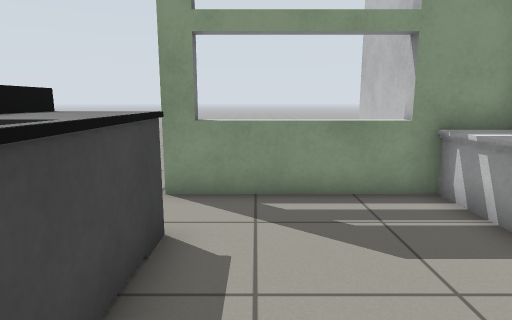
[1] (above)

13 first-person views from a walk through a Gazebo world. The camera is 0.94 m above the floor, tilts 10° down and sees 75° across. The lines on the ground mark 1 m squares. The floor is counted in squares, 0.5 m on a side. Each view is taken from the middle of a square. On the plan, view 1 faces up. The plan holds only what a view shows up to about 17 squares ahead; the rest is blank.

[2]
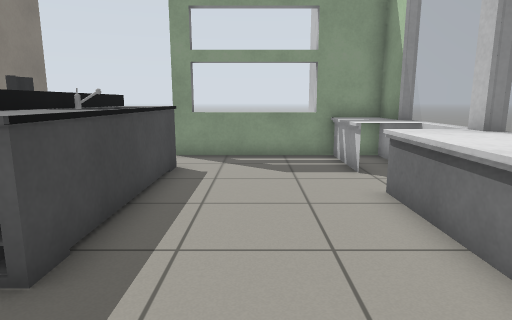

[3]
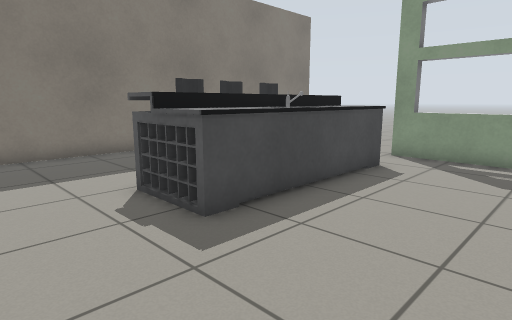

[4]
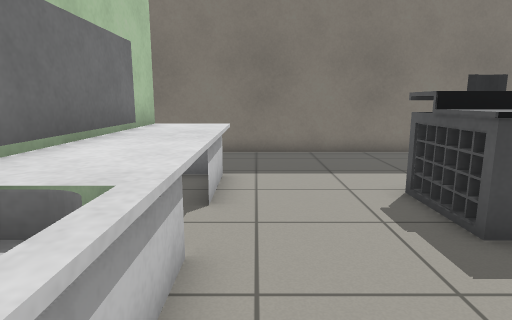

[5]
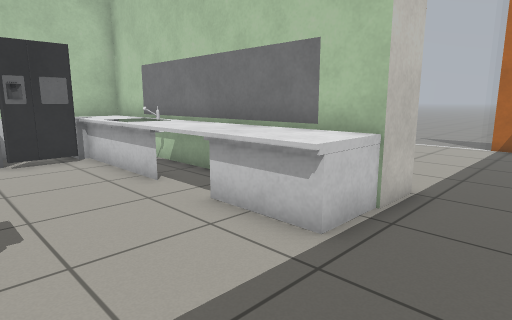

[6]
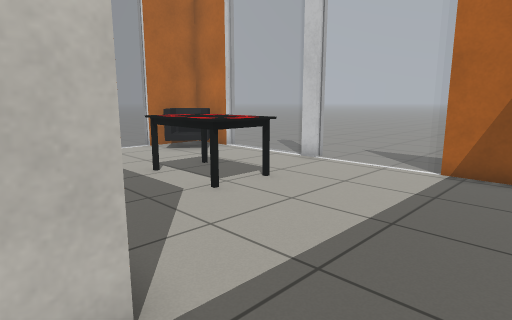

[7]
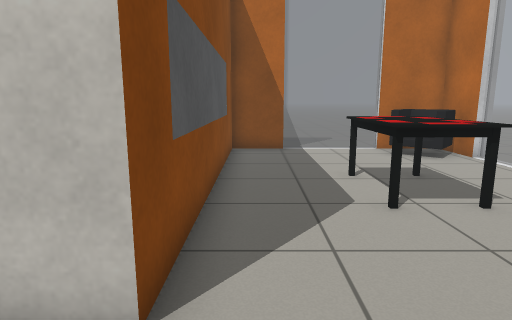

[8]
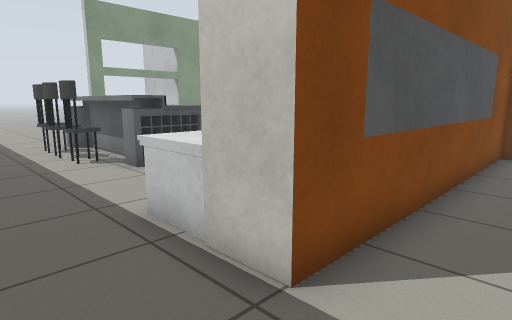

[9]
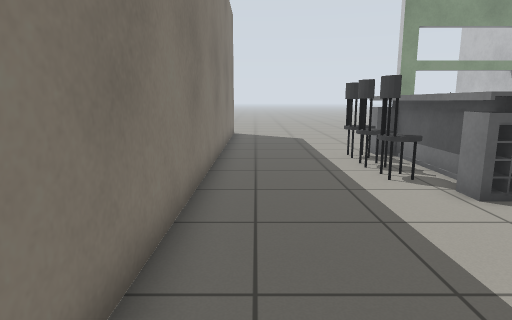

[10]
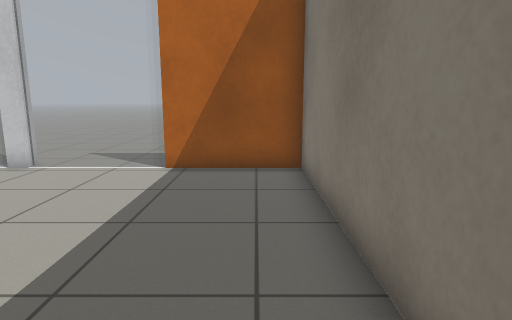

[11]
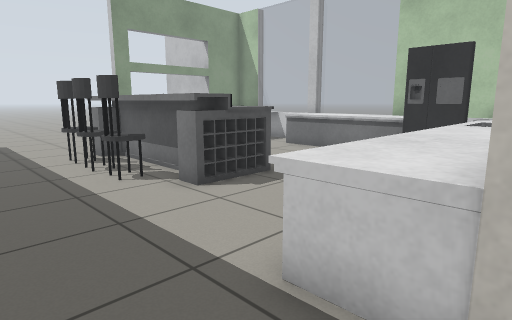

[12]
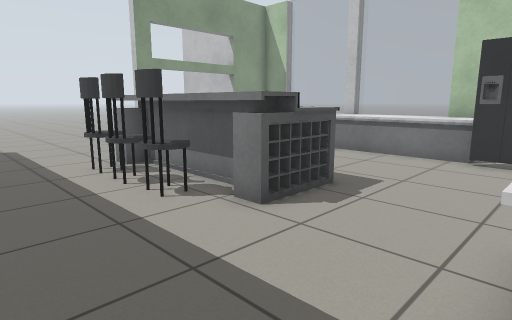

[13]
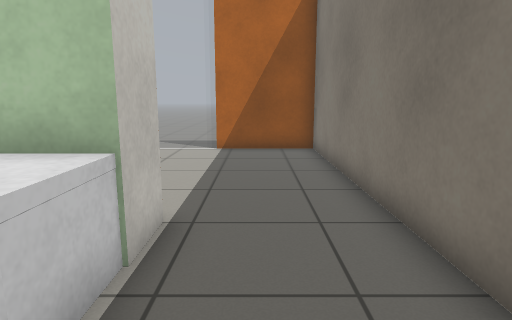

### Floor plan
Key: @ floor where view 1 was taken; # wall or solid block; . floor; = window, fence, low wall or low ledge.
Columns run from 9 left of view 1 to 7 right of it. Each row starts with its distance up from view 1.
 13     ...
 12    .....
 11 #  .....     #
 10 #  .....     #
  9 #.......     #
  8 #.......     #
  7 #.......#===###
  6 #............=#
  5 #............==
  4 #....=#=.....==.
  3 #...###=......==
  2 #...###=.....=#
  1 #....=#......=#=
  0 #....##=.@...==
 -1 #....=#=.....==
 -2 #....===.....==
 -3 #............=#
 -4 #............=#
 -5 #............##
 -6 #...==###====##
 -7 #...=######=###
 -8 #...###########
 -9 #...###########
-10 #.............##
-11 #..............=.
-12 #..............=.
-13 #......###.....=.
-14 #......###.....=.
-15 #............=.=.
-16 #...........=###
-17 ####.........##
-18     =========#
-19     ..........

Where each view was taken, in squares from view 1:
view 1: 0 up, 0 right, facing up
view 2: 5 down, 1 right, facing up
view 3: 5 down, 3 right, facing up-left
view 4: 5 down, 3 right, facing left
view 5: 2 down, 8 left, facing down-right
view 6: 8 down, 8 left, facing down-right
view 7: 10 down, 8 left, facing right
view 8: 11 down, 8 left, facing up-right
view 9: 8 down, 8 left, facing up
view 10: 8 down, 8 left, facing down
view 11: 8 down, 8 left, facing up-right
view 12: 6 down, 8 left, facing up-right
view 13: 4 down, 7 left, facing down
